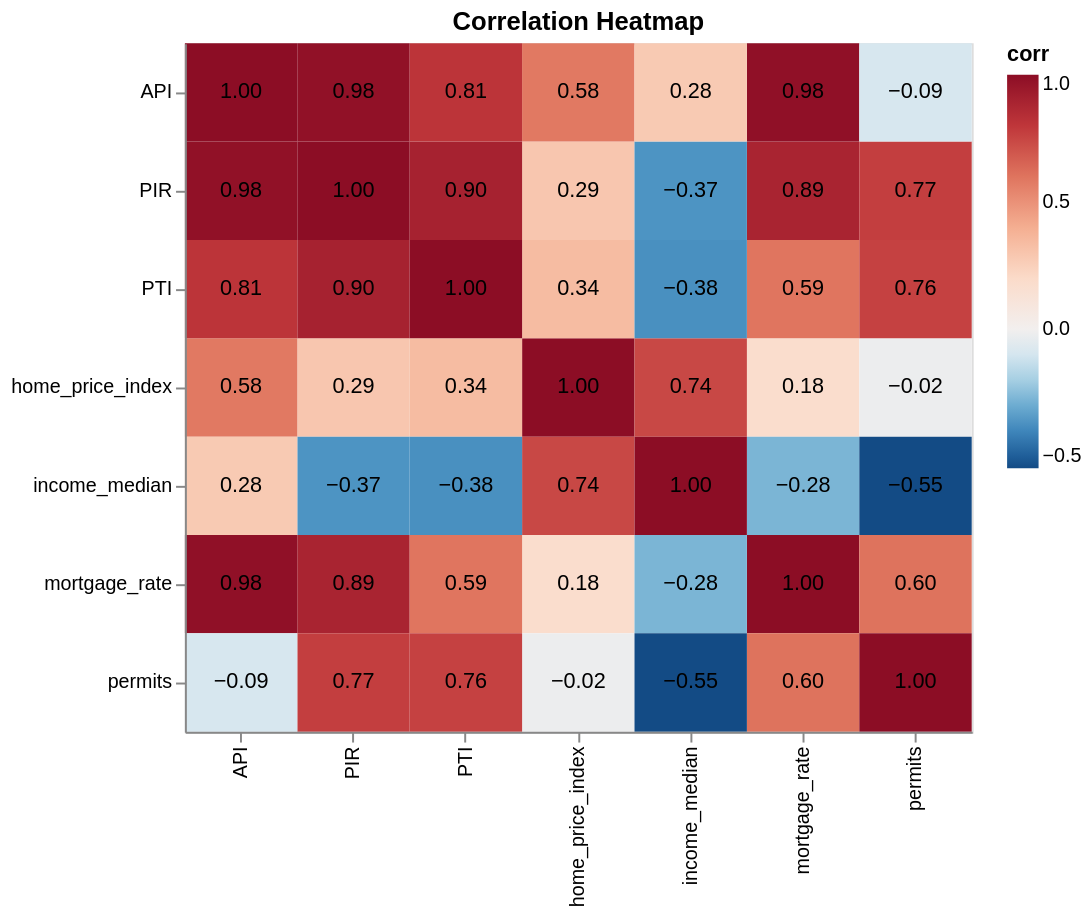

Here is the notebook cell this chart was saved with:
### Code cell
# Chart 3: Correlation heatmap
corr_cols=['home_price_index','mortgage_rate','income_median','permits','PIR','PTI','API']
corr=merged[corr_cols].corr(numeric_only=True)
corr_long=corr.reset_index().melt(id_vars='index').rename(columns={'index':'x','variable':'y'})
chart3=alt.Chart(corr_long).mark_rect().encode(x=alt.X('x',title=''),y=alt.Y('y',title=''),color=alt.Color('value',scale=alt.Scale(domainMid=0,scheme='redblue',reverse=True),title='corr')).properties(title='Correlation Heatmap',width=400,height=350)
chart3=chart3+alt.Chart(corr_long).mark_text().encode(x='x',y='y',text=alt.Text('value',format='.2f'),color=alt.value('black'))
chart3.save('output/correlation_heatmap.png')
chart3

### Figure 1 — Vega-Lite specification as saved in the notebook (floating-point values rounded to 4 significant figures)
{"config": {"view": {"continuousWidth": 300, "continuousHeight": 300}}, "layer": [{"mark": {"type": "rect"}, "encoding": {"color": {"field": "value", "scale": {"domainMid": 0, "reverse": true, "scheme": "redblue"}, "title": "corr", "type": "quantitative"}, "x": {"field": "x", "title": "", "type": "nominal"}, "y": {"field": "y", "title": "", "type": "nominal"}}, "title": "Correlation Heatmap"}, {"mark": {"type": "text"}, "encoding": {"color": {"value": "black"}, "text": {"field": "value", "format": ".2f", "type": "quantitative"}, "x": {"field": "x", "type": "nominal"}, "y": {"field": "y", "type": "nominal"}}}], "data": {"name": "data-d8a47996535ad8cc57f4f20727269498"}, "height": 350, "width": 400, "$schema": "https://vega.github.io/schema/vega-lite/v5.20.1.json", "datasets": {"data-d8a47996535ad8cc57f4f20727269498": [{"x": "home_price_index", "y": "home_price_index", "value": 1.0}, {"x": "mortgage_rate", "y": "home_price_index", "value": 0.1796}, {"x": "income_median", "y": "home_price_index", "value": 0.7414}, {"x": "permits", "y": "home_price_index", "value": -0.01891}, {"x": "PIR", "y": "home_price_index", "value": 0.2934}, {"x": "PTI", "y": "home_price_index", "value": 0.3395}, {"x": "API", "y": "home_price_index", "value": 0.5838}, {"x": "home_price_index", "y": "mortgage_rate", "value": 0.1796}, {"x": "mortgage_rate", "y": "mortgage_rate", "value": 1.0}, {"x": "income_median", "y": "mortgage_rate", "value": -0.2772}, {"x": "permits", "y": "mortgage_rate", "value": 0.6043}, {"x": "PIR", "y": "mortgage_rate", "value": 0.8862}, {"x": "PTI", "y": "mortgage_rate", "value": 0.595}, {"x": "API", "y": "mortgage_rate", "value": 0.9831}, {"x": "home_price_index", "y": "income_median", "value": 0.7414}, {"x": "mortgage_rate", "y": "income_median", "value": -0.2772}, {"x": "income_median", "y": "income_median", "value": 1.0}, {"x": "permits", "y": "income_median", "value": -0.5469}, {"x": "PIR", "y": "income_median", "value": -0.3659}, {"x": "PTI", "y": "income_median", "value": -0.3762}, {"x": "API", "y": "income_median", "value": 0.2768}, {"x": "home_price_index", "y": "permits", "value": -0.01891}, {"x": "mortgage_rate", "y": "permits", "value": 0.6043}, {"x": "income_median", "y": "permits", "value": -0.5469}, {"x": "permits", "y": "permits", "value": 1.0}, {"x": "PIR", "y": "permits", "value": 0.7734}, {"x": "PTI", "y": "permits", "value": 0.7635}, {"x": "API", "y": "permits", "value": -0.09282}, {"x": "home_price_index", "y": "PIR", "value": 0.2934}, {"x": "mortgage_rate", "y": "PIR", "value": 0.8862}, {"x": "income_median", "y": "PIR", "value": -0.3659}, {"x": "permits", "y": "PIR", "value": 0.7734}, {"x": "PIR", "y": "PIR", "value": 1.0}, {"x": "PTI", "y": "PIR", "value": 0.8983}, {"x": "API", "y": "PIR", "value": 0.9807}, {"x": "home_price_index", "y": "PTI", "value": 0.3395}, {"x": "mortgage_rate", "y": "PTI", "value": 0.595}, {"x": "income_median", "y": "PTI", "value": -0.3762}, {"x": "permits", "y": "PTI", "value": 0.7635}, {"x": "PIR", "y": "PTI", "value": 0.8983}, {"x": "PTI", "y": "PTI", "value": 1.0}, {"x": "API", "y": "PTI", "value": 0.8108}, {"x": "home_price_index", "y": "API", "value": 0.5838}, {"x": "mortgage_rate", "y": "API", "value": 0.9831}, {"x": "income_median", "y": "API", "value": 0.2768}, {"x": "permits", "y": "API", "value": -0.09282}, {"x": "PIR", "y": "API", "value": 0.9807}, {"x": "PTI", "y": "API", "value": 0.8108}, {"x": "API", "y": "API", "value": 1.0}]}}
